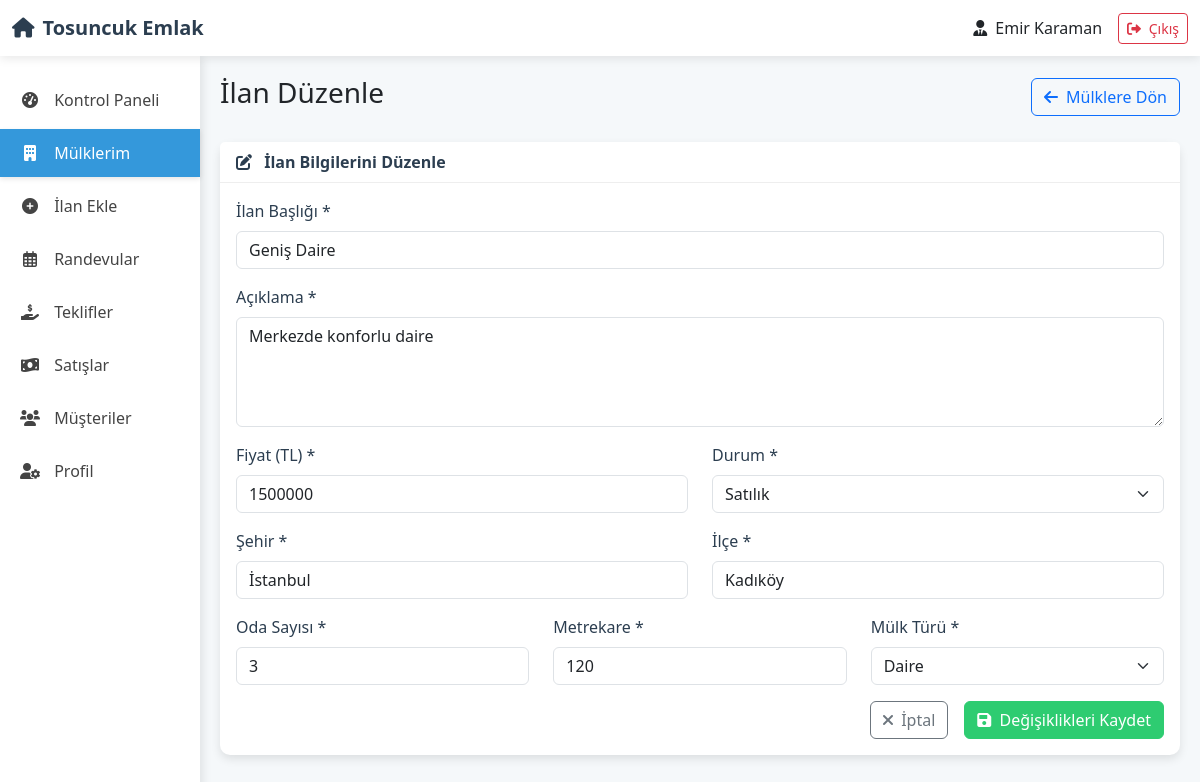
Screenshot of /Website/ilan_duzenle.php?id=101 (signed in) with the database file from the repository.
### Website/ilan_duzenle.php (the view, shortened to what this page needs)
<?php
require_once 'baglanti.php';
$emlakci_adi = $_SESSION["admin_kullanici"];
$ilan = null;
if (isset($_GET['id']) && is_numeric($_GET['id'])) {
    $ilan_id = intval($_GET['id']);
    $ilan_sorgu = mysqli_query($baglanti, "SELECT * FROM `mülk` WHERE id = $ilan_id");
    if (mysqli_num_rows($ilan_sorgu) > 0) {
        $ilan = mysqli_fetch_assoc($ilan_sorgu);
    } else {
        header("Location: mulkler.php?hata=bulunamadi");
        exit();
    }
} else {
    header("Location: mulkler.php?hata=gecersiz_id");
    exit();
}
?>
<!DOCTYPE html>
<html lang="tr">
<head>
    <link href="https://cdn.jsdelivr.net/npm/bootstrap@5.3.0/dist/css/bootstrap.min.css" rel="stylesheet">
    <link rel="stylesheet" href="https://cdnjs.cloudflare.com/ajax/libs/font-awesome/6.0.0/css/all.min.css">
</head>
<body>
    <nav class="navbar navbar-expand-lg navbar-custom">
        <div class="container-fluid">
            <a class="navbar-brand" href="acilis.php">
                <i class="fas fa-home me-2"></i>Tosuncuk Emlak
            </a>
            <div class="ms-auto d-flex align-items-center">
                <div class="me-3">
                    <i class="fas fa-user-tie me-1"></i> <?= htmlspecialchars($emlakci_adi) ?>
                </div>
                <a href="cikis.php" class="btn btn-outline-danger btn-sm">
                    <i class="fas fa-sign-out-alt me-1"></i> Çıkış
                </a>
            </div>
        </div>
    </nav>
    <div class="container-fluid">
        <div class="row">
            <div class="col-lg-2 px-0 sidebar">
                <div class="nav flex-column">
                    <a href="acilis.php" class="nav-link">
                        <i class="fas fa-tachometer-alt"></i> Kontrol Paneli
                    </a>
                    <a href="mulkler.php" class="nav-link active">
                        <i class="fas fa-building"></i> Mülklerim
                    </a>
                    <a href="ilanekle.php" class="nav-link">
                        <i class="fas fa-plus-circle"></i> İlan Ekle
                    </a>
                    <a href="randevular.php" class="nav-link">
                        <i class="far fa-calendar-alt"></i> Randevular
                    </a>
                    <a href="teklifler.php" class="nav-link">
                        <i class="fas fa-hand-holding-usd"></i> Teklifler
                    </a>
                    <a href="satislar.php" class="nav-link">
                        <i class="fas fa-money-bill-wave"></i> Satışlar
                    </a>
                    <a href="musteriler.php" class="nav-link">
                        <i class="fas fa-users"></i> Müşteriler
                    </a>
                    <a href="profil.php" class="nav-link">
                        <i class="fas fa-user-cog"></i> Profil
                    </a>
                </div>
            </div>
            <div class="col-lg-10 content-wrapper">
                <div class="d-flex justify-content-between align-items-center mb-4">
                    <h3>İlan Düzenle</h3>
                    <a href="mulkler.php" class="btn btn-outline-primary">
                        <i class="fas fa-arrow-left me-1"></i> Mülklere Dön
                    </a>
                </div>
                <div class="card">
                    <div class="card-header">
                        <i class="fas fa-edit me-2"></i> İlan Bilgilerini Düzenle
                    </div>
                    <div class="card-body">
                        <form method="post" action="<?= $_SERVER['PHP_SELF'] . '?id=' . $ilan_id ?>">
                            <div class="row mb-3">
                                <div class="col-md-12">
                                    <label for="baslik" class="form-label">İlan Başlığı *</label>
                                    <input type="text" class="form-control" id="baslik" name="baslik" value="<?= htmlspecialchars($ilan['başlık']) ?>" required>
                                </div>
                            </div>
                            <div class="row mb-3">
                                <div class="col-md-12">
                                    <label for="aciklama" class="form-label">Açıklama *</label>
                                    <textarea class="form-control" id="aciklama" name="aciklama" rows="4" required><?= htmlspecialchars($ilan['açıklama']) ?></textarea>
                                </div>
                            </div>
                            <div class="row mb-3">
                                <div class="col-md-6">
                                    <label for="fiyat" class="form-label">Fiyat (TL) *</label>
                                    <input type="number" class="form-control" id="fiyat" name="fiyat" min="1" value="<?= $ilan['fiyat'] ?>" required>
                                </div>
                                <div class="col-md-6">
                                    <label for="durum" class="form-label">Durum *</label>
                                    <select class="form-select" id="durum" name="durum" required>
                                    <option value="Satılık" <?= ($ilan['durum'] == 'Satılık') ? 'selected' : '' ?>>Satılık</option>
                                </select>
                                </div>
                            </div>
                            <div class="row mb-3">
                                <div class="col-md-6">
                                    <label for="sehir" class="form-label">Şehir *</label>
                                    <input type="text" class="form-control" id="sehir" name="sehir" value="<?= htmlspecialchars($ilan['şehir']) ?>" required>
                                </div>
                                <div class="col-md-6">
                                    <label for="ilce" class="form-label">İlçe *</label>
                                    <input type="text" class="form-control" id="ilce" name="ilce" value="<?= htmlspecialchars($ilan['ilçe']) ?>" required>
                                </div>
                            </div>
                            <div class="row mb-3">
                                <div class="col-md-4">
                                    <label for="oda_sayisi" class="form-label">Oda Sayısı *</label>
                                    <input type="number" class="form-control" id="oda_sayisi" name="oda_sayisi" min="0" value="<?= $ilan['odasayısı'] ?>" required>
                                </div>
                                <div class="col-md-4">
                                    <label for="metrekare" class="form-label">Metrekare *</label>
                                    <input type="number" class="form-control" id="metrekare" name="metrekare" min="1" value="<?= $ilan['m^2'] ?>" required>
                                </div>
                                <div class="col-md-4">
                                    <label for="tur" class="form-label">Mülk Türü *</label>
                                    <select class="form-select" id="tur" name="tur" required>
                                        <option value="Daire" <?= ($ilan['tür'] == 'Daire') ? 'selected' : '' ?>>Daire</option>
                                    </select>
                                </div>
                            </div>
                            <div class="d-grid gap-2 d-md-flex justify-content-md-end">
                                <a href="mulkler.php" class="btn btn-outline-secondary me-md-2">
                                    <i class="fas fa-times me-1"></i> İptal
                                </a>
                                <button type="submit" name="ilan_guncelle" class="btn btn-success">
                                    <i class="fas fa-save me-1"></i> Değişiklikleri Kaydet
                                </button>
                            </div>
                        </form>
                    </div>
                </div>
            </div>
        </div>
    </div>
</body>
</html>

### Website/ilan_duzenle.php (style rules this page uses)
:root { --primary-color: #2c3e50; --secondary-color: #3498db; --accent-color: #e74c3c; --light-bg: #f5f8fa; --success-color: #2ecc71; }
body { font-family: 'Segoe UI', Tahoma, Geneva, Verdana, sans-serif; background-color: var(--light-bg); }
.navbar-brand { font-weight: 700; color: var(--primary-color) !important; }
.navbar-custom { background-color: white; box-shadow: 0 2px 10px rgba(0, 0, 0, 0.1); }
.sidebar { background-color: white; min-height: calc(100vh - 56px); box-shadow: 2px 0 10px rgba(0, 0, 0, 0.1); padding-top: 20px; }
.sidebar .nav-link { color: #444; border-radius: 0; padding: 12px 20px; margin-bottom: 5px; transition: all 0.3s; }
.sidebar .nav-link.active { background-color: var(--secondary-color); color: white; box-shadow: 0 2px 5px rgba(0, 0, 0, 0.1); }
.sidebar .nav-link i { margin-right: 10px; width: 20px; text-align: center; }
.content-wrapper { padding: 20px; }
.card { border: none; border-radius: 10px; box-shadow: 0 4px 10px rgba(0, 0, 0, 0.1); margin-bottom: 20px; }
.card-header { background-color: #fff; border-bottom: 1px solid #eee; font-weight: 600; color: var(--primary-color); }
.form-label { font-weight: 500; color: var(--primary-color); }
.btn-success { background-color: var(--success-color); border-color: var(--success-color); }

### rows the page displays
mülk: baslik "Geniş Daire", aciklama "Merkezde konforlu daire", fiyat "1500000", durum "Satılık", sehir "İstanbul", ilce "Kadıköy", oda_sayisi "3", metrekare "120", tur "Daire"

### other values shown
$emlakci_adi "Emir Karaman"
